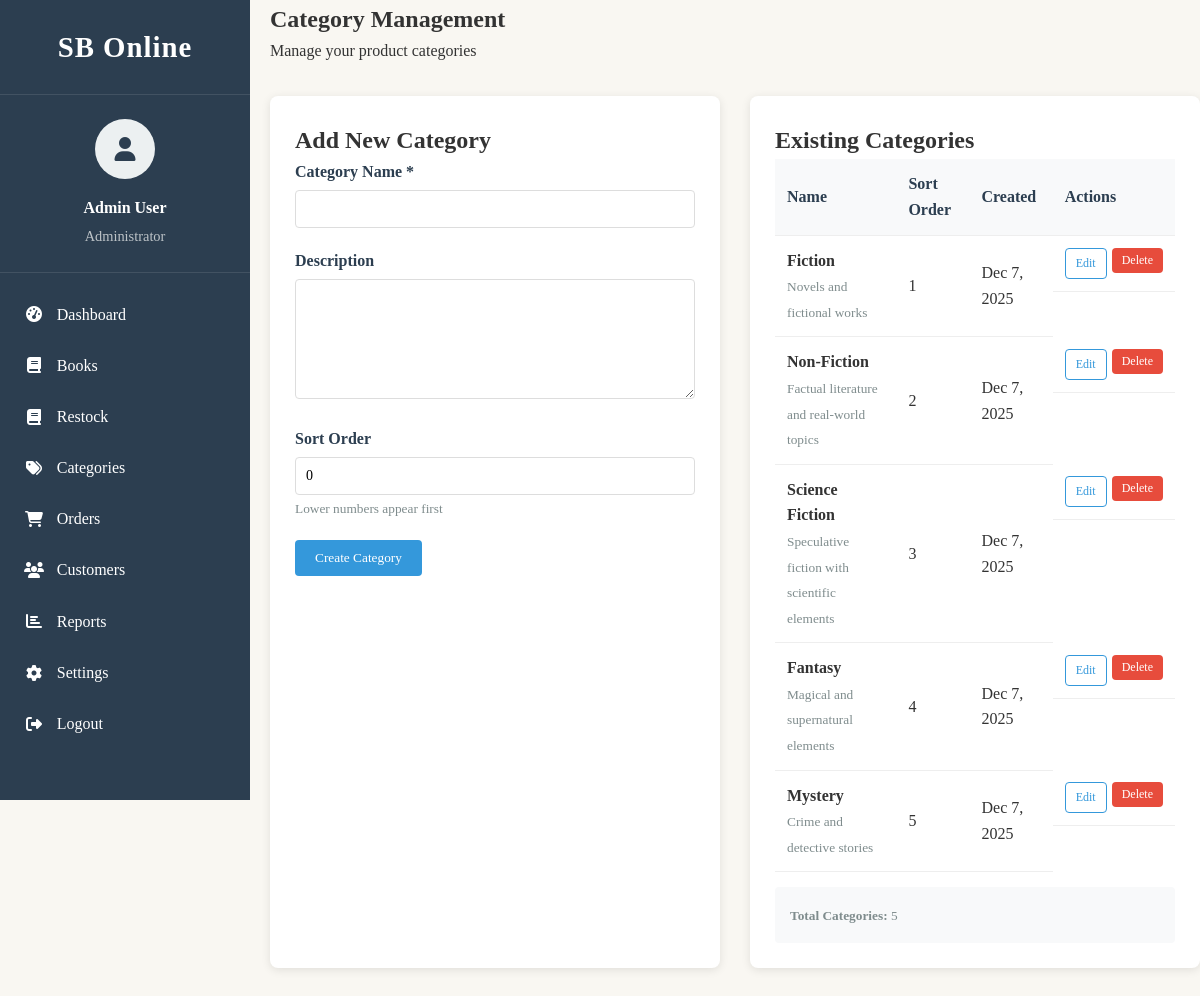
The page /page/product_category.php on the database its author committed.
### tables this page shows
CREATE TABLE `categories` (
  `id` int(11) NOT NULL,
  `name` varchar(255) NOT NULL,
  `description` text DEFAULT NULL,
  `sort_order` int(11) DEFAULT 0,
  `created_at` timestamp NOT NULL DEFAULT current_timestamp(),
  `updated_at` timestamp NOT NULL DEFAULT current_timestamp() ON UPDATE current_timestamp()
);

### page/product_category.php (the view, shortened to what this page needs)
<?php
include 'admin_sidebar.php';
try {
    $host = 'localhost';
    $dbname = 'sbonline';
    $username = 'root';
    $password = '';
    $pdo = new PDO("mysql:host=$host;dbname=$dbname;charset=utf8", $username, $password);
    $pdo->setAttribute(PDO::ATTR_ERRMODE, PDO::ERRMODE_EXCEPTION);
} catch (PDOException $e) {
    die("Database connection failed: " . $e->getMessage());
}
$stmt = $pdo->query("SELECT * FROM categories ORDER BY sort_order, name");
$categories = $stmt->fetchAll(PDO::FETCH_ASSOC);
$edit_category = null;
?>
<!DOCTYPE html>
<html lang="en">
<head>
</head>
<body>
    <main class="container">
        <section class="hero">
            <h1>Category Management</h1>
            <p>Manage your product categories</p>
        </section>
        <div class="management-container">
            <div class="form-section">
                <h2><?php echo $edit_category ? 'Edit Category' : 'Add New Category'; ?></h2>
                <form method="POST" id="categoryForm">
                    <div class="form-group">
                        <label for="name">Category Name *</label>
                        <input type="text" id="name" name="name" class="form-control"
                               value="<?php echo htmlspecialchars($edit_category['name'] ?? ''); ?>"
                               required maxlength="255">
                    </div>
                    <div class="form-group">
                        <label for="description">Description</label>
                        <textarea id="description" name="description" class="form-control"
                                  rows="4"><?php echo htmlspecialchars($edit_category['description'] ?? ''); ?></textarea>
                    </div>
                    <div class="form-group">
                        <label for="sort_order">Sort Order</label>
                        <input type="number" id="sort_order" name="sort_order" class="form-control"
                               value="<?php echo $edit_category['sort_order'] ?? 0; ?>" min="0">
                        <small style="color: #7f8c8d;">Lower numbers appear first</small>
                    </div>
                    <div style="display: flex; gap: 10px;">
                        <button type="submit" class="btn btn-primary">
                            <?php echo $edit_category ? 'Update Category' : 'Create Category'; ?>
                        </button>
                    </div>
                </form>
            </div>
            <div class="list-section">
                <h2>Existing Categories</h2>
                <?php if (empty($categories)): ?>
                    <div class="empty-state">
                        <div>📁</div>
                        <h3>No Categories Found</h3>
                        <p>Create your first category to get started</p>
                    </div>
                <?php else: ?>
                    <div style="overflow-x: auto;">
                        <table class="category-table">
                            <thead>
                                <tr>
                                    <th>Name</th>
                                    <th>Sort Order</th>
                                    <th>Created</th>
                                    <th>Actions</th>
                                </tr>
                            </thead>
                            <tbody>
                                <?php foreach ($categories as $category): ?>
                                    <tr>
                                        <td>
                                            <strong><?php echo htmlspecialchars($category['name']); ?></strong>
                                            <?php if ($category['description']): ?>
                                                <br><small style="color: #7f8c8d;"><?php echo htmlspecialchars($category['description']); ?></small>
                                            <?php endif; ?>
                                        </td>
                                        <td><?php echo $category['sort_order']; ?></td>
                                        <td><?php echo date('M j, Y', strtotime($category['created_at'])); ?></td>
                                        <td class="actions">
                                            <a href="product_category.php?edit=<?php echo $category['id']; ?>"
                                               class="btn btn-outline btn-sm">Edit</a>
                                            <form method="POST" style="display: inline;"
                                                  onsubmit="return confirm('Are you sure you want to delete this category?');">
                                                <button type="submit" class="btn btn-danger btn-sm">Delete</button>
                                            </form>
                                        </td>
                                    </tr>
                                <?php endforeach; ?>
                            </tbody>
                        </table>
                    </div>
                    <div style="margin-top: 15px; padding: 15px; background: #f8f9fa; border-radius: 4px;">
                        <small style="color: #7f8c8d;">
                            <strong>Total Categories:</strong> <?php echo count($categories); ?>
                        </small>
                    </div>
                <?php endif; ?>
            </div>
        </div>
    </main>
</body>
</html>

### css/admin.css (style rules this page uses)
* { margin: 0; padding: 0; box-sizing: border-box; font-family: "Georgia", serif; }
body { background-color: #f9f7f2; color: #333; line-height: 1.6; display: flex; min-height: 100vh; }
a { text-decoration: none; color: inherit; }
.btn { padding: 0.5rem 1rem; border: none; border-radius: 4px; cursor: pointer; font-weight: bold; display: flex; align-items: center; gap: 0.5rem; }
.btn-primary { background-color: #e74c3c; color: white; }
table { width: 100%; border-collapse: collapse; }
th, td { padding: 0.8rem; text-align: left; border-bottom: 1px solid #ecf0f1; }
th { background-color: #f8f9fa; font-weight: bold; color: #2c3e50; }
.form-group { margin-bottom: 1.5rem; }
.form-group label { display: block; margin-bottom: 0.5rem; font-weight: bold; color: #2c3e50; }
.form-control { width: 100%; padding: 0.8rem; border: 1px solid #ddd; border-radius: 4px; font-size: 1rem; }
textarea.form-control { min-height: 120px; resize: vertical; }

### page/product_category.php (style rules this page uses)
body { margin:0; padding: 0; }
main.container { margin-left: 270px; }
.management-container { display: grid; grid-template-columns: 1fr 1fr; gap: 30px; margin: 2rem 0; }
.form-section, .list-section { background: white; padding: 25px; border-radius: 8px; box-shadow: 0 2px 10px rgba(0,0,0,0.1); }
.form-group { margin-bottom: 20px; }
.form-group label { display: block; margin-bottom: 5px; font-weight: 600; color: #2c3e50; }
.form-control { width: 100%; padding: 10px; border: 1px solid #ddd; border-radius: 4px; font-size: 14px; }
.btn { padding: 10px 20px; border: none; border-radius: 4px; cursor: pointer; font-weight: 500; transition: all 0.3s; }
.btn-primary { background: #3498db; color: white; }
.btn-danger { background: #e74c3c; color: white; }
.btn-outline { background: transparent; border: 1px solid #3498db; color: #3498db; }
.btn-sm { padding: 5px 10px; font-size: 12px; }
.category-table { width: 100%; border-collapse: collapse; }
.category-table th, .category-table td { padding: 12px; text-align: left; border-bottom: 1px solid #eee; }
.category-table th { background: #f8f9fa; font-weight: 600; color: #2c3e50; }
.actions { display: flex; gap: 5px; }

### rows shown on the page
categories: name "Fiction", description "Novels and fictional works", sort_order "1", created_at "Dec 7, 2025"
categories: name "Non-Fiction", description "Factual literature and real-world topics", sort_order "2", created_at "Dec 7, 2025"
categories: name "Science Fiction", description "Speculative fiction with scientific elements", sort_order "3", created_at "Dec 7, 2025"
categories: name "Fantasy", description "Magical and supernatural elements", sort_order "4", created_at "Dec 7, 2025"
categories: name "Mystery", description "Crime and detective stories", sort_order "5", created_at "Dec 7, 2025"

### other values the page prints
$_SESSION['username'] "Admin User"
count($categories) "5"
